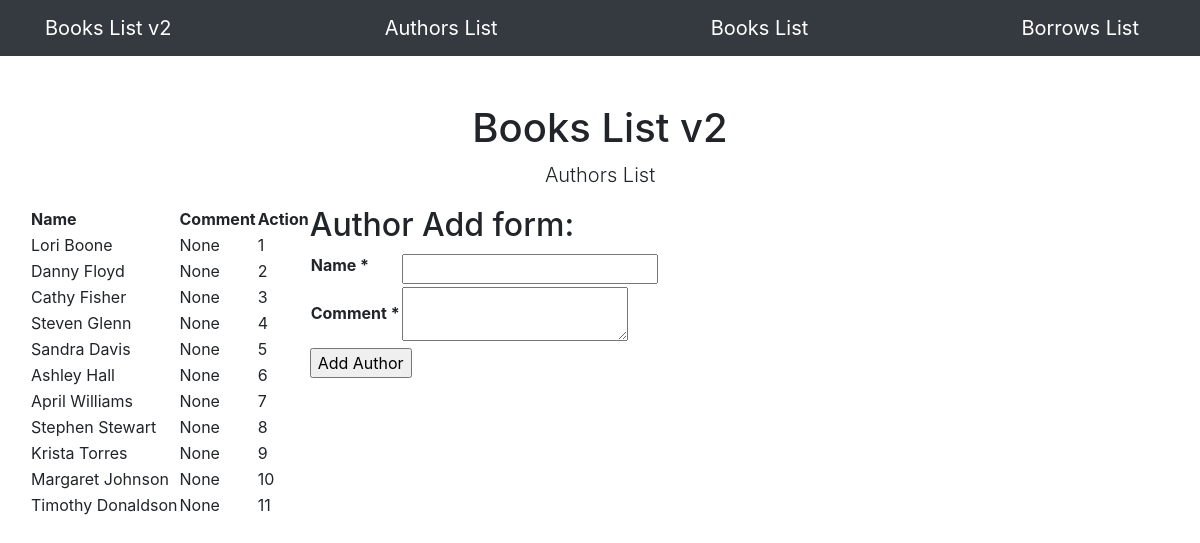
Page /authors on the earlier database version.
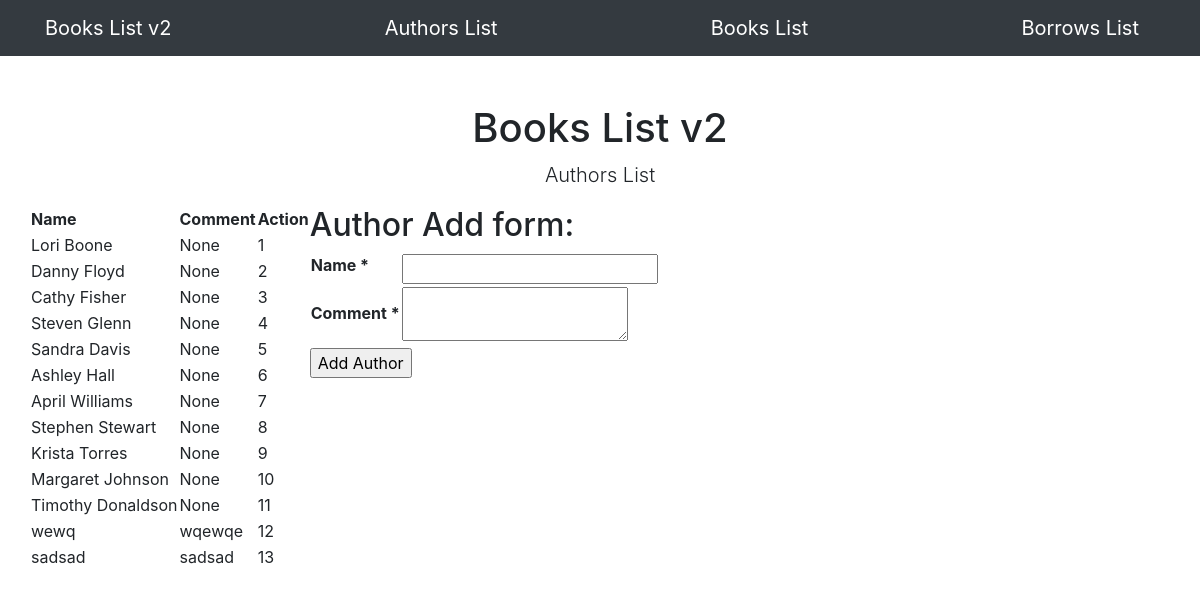
Same page on the later database version.
### app/models.py (models this page shows, shortened)
class Author(db.Model):
    id = db.Column(db.Integer, primary_key=True)
    name = db.Column(db.String(100), index=True, unique=True)
    comment = db.Column(db.String(100), index=True)
    books = db.relationship("Book", backref="author", lazy="dynamic")

### app/routes.py (the view)
@app.route('/authors', methods=["GET", "POST"])
def authors_view():
    form=AuthorForm()
    error = ""
    authors = Author.query.all()
    if request.method == "POST" and form.validate_on_submit():
        form.data.pop('csrf_token')
        new_author = Author(name=form.data['name'], comment=form.data['comment'])
        db.session.add(new_author)
        db.session.commit()
        return redirect(url_for("authors_view"))
    return render_template("authors.html", authors=authors, form=form)

### app/forms.py
class AuthorForm(FlaskForm):
    name = StringField('Name', validators=[DataRequired()])
    comment = TextAreaField('Comment', validators=[DataRequired()])

### app/templates/authors.html (shortened to what this page needs)
{% extends "base.html" %}
{% block content %}
<div class="row">
    <div class="col-lg-12 text-center">
       <h1 class="mt-5">Books List v2</h1>
       <p class="lead">Authors List</p>
    </div>
    <table>
        <thead>
        <th>Name</th>
        <th>Comment</th>
        <th>Action</th>
        </thead>
        {% for author in authors %}
        <tr>
            <td>{{ author.name }}</a></td>
            <td>{{ author.comment }}</td>
            <td>{{ author.id }}</td>
        </tr>
        {% endfor %}
    </table>
    <div>
        <h2>Author Add form:</h2>
        <form method="POST" action="/authors">
            <table>
                {% for field in form if field.widget.input_type != 'hidden' %}
                    <tr>
                        <th>{{ field.label }} {% if field.flags.required %}*{% endif %}</th>
                        <td>{{ field }}</td>
                    </tr>
                {% endfor %}
            </table>
            <input type="submit" value="Add Author">
        </form>
    </div>
</div>
{% endblock %}

### app/templates/base.html (shortened to what this page needs)
<!DOCTYPE html>
<html lang="en">
    <head>
        <link rel="stylesheet" href="https://cdn.jsdelivr.net/npm/bootstrap@4.4.1/dist/css/bootstrap.min.css">
    </head>
    <body>
        <nav class="navbar navbar-expand-lg navbar-dark bg-dark">
            <div class="container">
                <a class="navbar-brand" href="/">Books List v2</a>
                <a class="navbar-brand" href="/authors">Authors List</a>
                <a class="navbar-brand" href="/books">Books List</a>
                <a class="navbar-brand" href="/borrows">Borrows List</a>
            </div>
        </nav>
        <div class="container">
            {% block content %}
            {% endblock %}
        </div>
    </body>
</html>

Differences in the rows shown:
added Author: name "wewq", comment "wqewqe", id "12"
added Author: name "sadsad", comment "sadsad", id "13"
